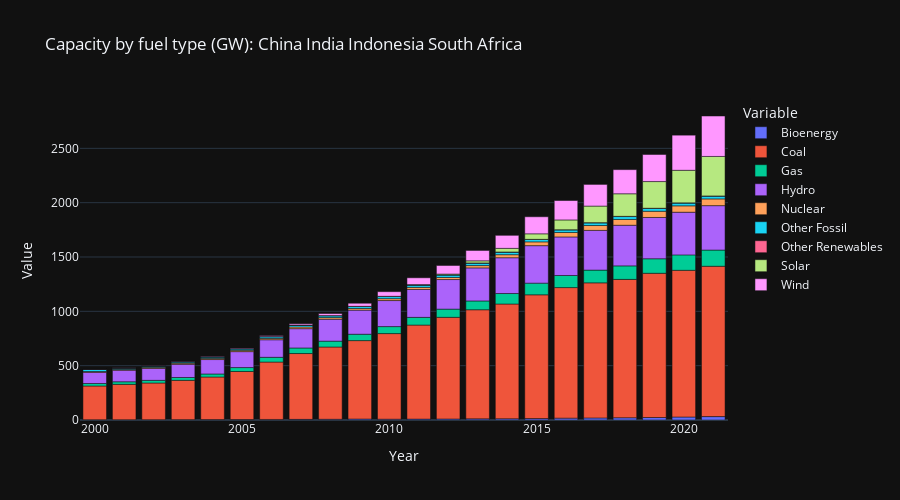
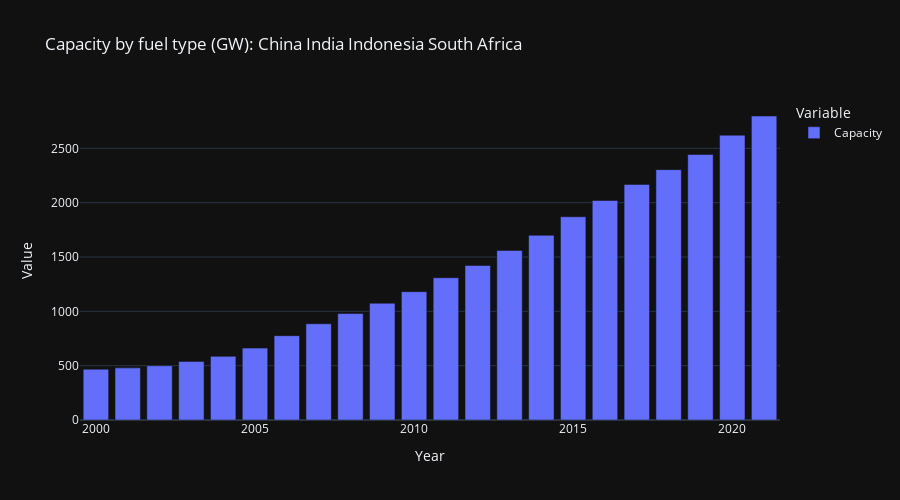
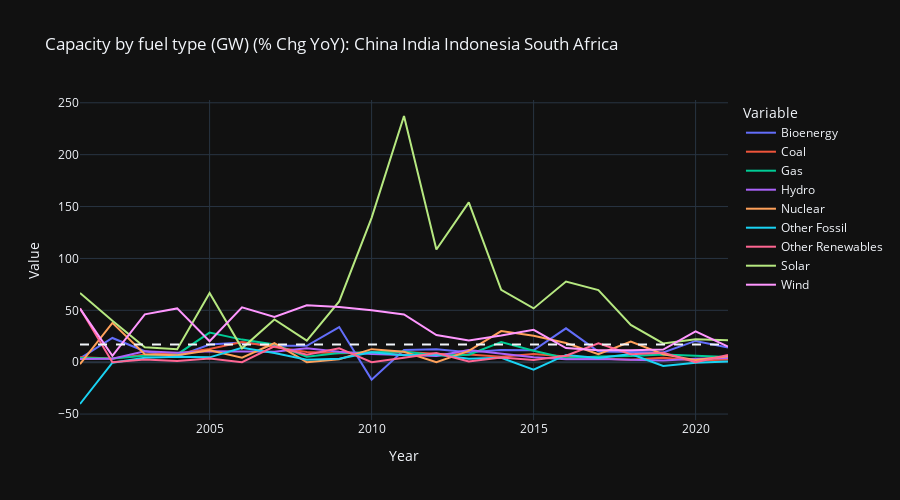
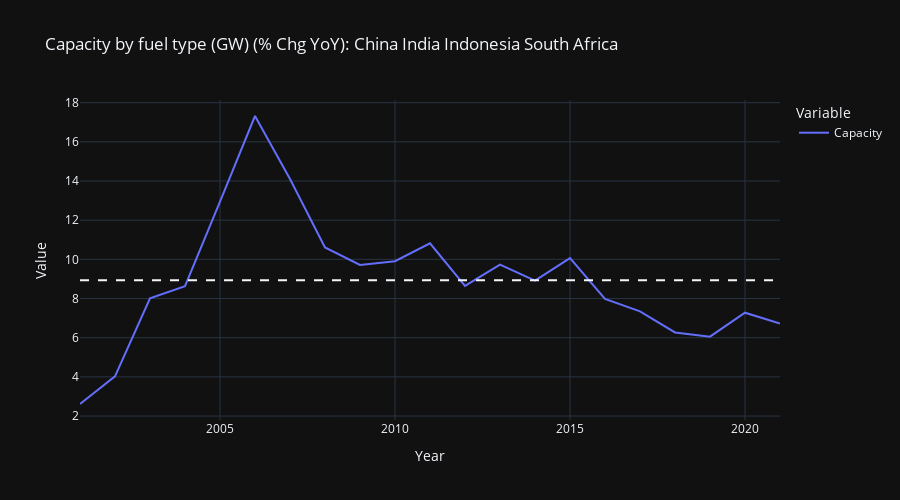

Notebook source saved alongside these figures, in order:
### Code cell
import pandas as pd
import numpy as np # need it to create a logarithmic scale for the geographic map
import plotly_express as px

geo_list = ['China', 'India', 'Indonesia', 'South Africa'] # select cuntries or regions (e.g. 'Europe' and/or 'World') for which to see the data for
data_fields = [
    ['Capacity', 'Fuel', 'GW', 'Capacity by fuel type (GW)'],
    ['Electricity generation', 'Fuel', 'TWh', 'Power generation by fuel type (TWh)'],
    ['Electricity demand', 'Demand', 'TWh', 'Power demand (TWh)'],
    ['Electricity demand', 'Demand per capita', 'MWh', 'Power demand per capita (MWh)'],
    ['Electricity imports', 'Electricity imports', 'TWh', 'Net power imports (TWh)']
    ] # creates list of lists. Each list represents a specific data fueld and its description

def bar_chart_data_func(df, data_fields): # formats and aggregates yearly (i.e. time series) data for selected countries/regions. Returns result as a DataFrame
    df = df[(df['Category']==data_fields[0]) & (df['Subcategory']==data_fields[1]) & (df['Unit']==data_fields[2]) & (df['Area'].isin(geo_list))] # filter rows where values under 'Category' column equal first value in 'data_fields' list (e.g. 'Capacity'), where values under 'Subcategory' column equal second value in 'data_fields' list  (e.g. 'Fuel'), where values under 'Unit' column equal third value in 'data_fields' list  and where 'Area' matches a list of countries provided in 'geo_list' variable
    df = df.groupby(['Variable', 'Year'], group_keys=True, as_index=False)[['Value']].sum() # group fuel types 'Variables' and show it as total sum for selected countries in the 'geo_list'
    return df

def agg_bar_chart_data_func(df, data_fields): # aggregates yearly (i.e. time series) data by fuel type (e.g. Capacity for Wind+Solar+Nuclear) into single value (e.g. total capacity) and returns result as a DataFrame
    df = df.groupby('Year', as_index=False).sum() # aggregates data by fuel type into single value. In the process, removes 'Variable' column
    df['Variable'] = data_fields[0] # adds back 'Variable' column
    return df

def pct_chg_data_func(df): # calculates yearly (i.e. time series) % YoY change time series values based on data calculated using 'bar_chart_data_func()' function and returns result as a DataFrame
    df = df.pivot(index='Year', columns='Variable', values='Value') # moves 'Variable' names to individual columns
    df = df.pct_change()*100 # calculates yearly percentage change
    df = df[1:].reset_index() # removes first row with NaN values and moves 'Year' variable from being index to an individual 'Year' column
    df = df.melt(id_vars=['Year'], value_vars=list(df.columns)[1:], var_name='Variable', value_name='Value') # moves 'Variable' names back to a single column
    return df

def geo_map_data_func(df, data_fields): # formats and aggregates data for all countries for the most current year (i.e. snapshot). Returns result as a DataFrame, to be used later to plot on a geographic map.
    # save ISO3 country codes per country in a DataFrame. ISO3 codes will be used later to create geographical map chart
    df.dropna(subset=['Country code'], inplace=True) # delete all blan (i.e. NaN) entries from 'Country code' column.
    country_names  = list(df['Area'].unique()) # assign unique country names to country_names list
    country_codes = list(df['Country code'].unique()) # assign unique ISO3 country codes to country_codes list
    df_ISO_codes = pd.DataFrame({'Area': country_names, 'Country code': country_codes}) # create 'df_ISO_codes' DataFrame to host country names and their ISO3 codes
    # formats and aggregates data
    df = df[(df['Category']==data_fields[0]) & (df['Subcategory']==data_fields[1]) & (df['Unit']==data_fields[2])] # filter rows where values under 'Category' column equal first value in 'data_fields' list (e.g. 'Capacity'), where values under 'Subcategory' column equal second value in 'data_fields' list  (e.g. 'Fuel'), where values under 'Unit' column equal third value in 'data_fields' list. Downloads data for all countries (but not regions) under the 'Area' column and not just the countries provided in 'geo_list' variable
    df = df.groupby(['Area', 'Year'], group_keys=True, as_index=False)[['Value']].sum() # group total yearly values per country in 'Area' column and show it as total sum for selected countries in the 'geo_list'
    df = pd.merge(df, df_ISO_codes, on ='Area', how ='left').dropna() # add 'ISO3 Code' column to 'df' DataFrame. This will be used later to create a geographic map chart. Also, uses 'dropna()' function to remove NaN values to prevent geographic chart from showing wrong colours due to NaN values.
    df = df.sort_values('Year').groupby('Area').tail(1) # filter to show the latest (by 'Year' column) value per country
    df = df.sort_values('Value') # sort by values
    return df

def geo_bar_chart_data_func(df, geo_list): # formats and aggregates data for selected countries for the most recent year (i.e. snapshot). Returns result as a DataFrame, to be used later to plot on a bar chart.
    df = df[df['Area'].isin(geo_list)]
    return df

def bar_chart_func(df, data_fields, geo_list): # creates yearly (i.e. time series) aggregated bar chart for actual data for countries/regions selected in 'geo_list' variable.
    fig = px.bar(df, 
        x=df['Year'],
        y=df['Value'],
        color=df['Variable'],
        height=500, 
        width=900,
        title=data_fields[3] + ': ' + ' '.join(geo_list),
        # barmode = 'group',
        template='plotly_dark'
        )  # charts the data
    fig.show() # chart aggregated data for selected countries/regions

def pct_chg_line_chart_func(df, data_fields, geo_list): # creates yearly (i.e. time series) bar chart for % YoY change data for countries/regions selected in 'geo_list' variable
    fig = px.line(df, 
        x=df['Year'],
        y=df['Value'],
        color=df['Variable'],
        height=500, 
        width=900,
        title=data_fields[3] + ' (% Chg YoY): ' + ' '.join(geo_list),
        # barmode = 'group',
        template='plotly_dark'
        )  # charts the data
    fig.add_hline(y=df['Value'].describe()[1], line_dash="dash") # adds a vertical average dash line to the chart
    fig.show() # chart aggregated data for selected countries

def geo_map_func(df, data_fields): # creates a geographic map chart for actual data for all countries for the most recent year (i.e. snapshot)
    fig = px.choropleth(df, # TODO replace 'fig = px.choropleth(...)' with 'map_fig = px.choropleth_mapbox(...)' and apply either "mapbox_style='carto-positron'" or "mapbox_style='stamen-toner'" property in order to display country names on a map. Use instructions from here: https://medium.com/tech-carnot/plotly-mapbox-interactive-choropleth-visualization-tutorial-957dcdbca90b
                            locations='Country code',
                            #projection='orthographic',
                            color=np.log10(df['Value']), # BUG for net imports, sometimes shows in tooltip values for 'Value' field but 'null' for 'color' field.
                            height=500, 
                            width=900,
                            title=data_fields[3] + ': All countries',
                            color_continuous_scale=['green', 'white', 'red'],
                            #color_continuous_scale=px.colors.sequential.Viridis,
                            #color_continuous_scale='Bluered_r',
                            hover_name='Area',
                            hover_data=['Area', 'Value']
    )
    fig.show() # plots data for selected countries on a map

def geo_bar_chart_func(df, data_fields, geo_list): # creates bar chart for actual data for countries/regions selected in 'geo_list' variable for the most recent year (i.e. snapshot)
    fig = px.bar(df, 
        x=df['Area'],
        y=df['Value'],
        #color=df['Variable'],
        height=500, 
        width=900,
        title=data_fields[3] + ': ' + ' '.join(geo_list),
        # barmode = 'group',
        template='plotly_dark'
        )  # charts the data
    fig.show() # chart aggregated data for selected countries/regions



df = pd.read_csv('yearly_full_release_long_format-1.csv') # copy content of csv file downloaded from 'https://ember-climate.org/app/uploads/2022/07/yearly_full_release_long_format-1.csv' to 'df' DataFrame
df.drop(['Ember region','EU', 'OECD', 'G20', 'G7', 'YoY absolute change', 'YoY % change'], axis=1, inplace=True) # remove unwanted columns

# run functions

for x in range(len(data_fields)): # loops through list of lists in 'data_fields' column to format and chart the data for each of those lists
    bar_chart_data = bar_chart_data_func(df, data_fields[x]) # function to format and aggregate yearly (i.e. time series) data for selected countries/regions. Then, this function returns result as a DataFrame
    bar_chart = bar_chart_func(bar_chart_data, data_fields[x], geo_list) # function to create a bar chart for yearly (i.e. time series) actual data for countries/regions selected in 'geo_list' variable
    if data_fields[x][1] == 'Fuel': # this condition helps avoid creating duplicate charts for data fields where there is no breakdown by fuel type (e.g. 'Electricity demand' and 'Electricity imports')
        agg_bar_chart_data = agg_bar_chart_data_func(bar_chart_data, data_fields[x]) # function to aggregate yearly (i.e. time series) data by fuel type (e.g. Capacity for Wind+Solar+Nuclear) into single value (e.g. total capacity) and returns result as a DataFrame
        agg_bar_chart = bar_chart_func(agg_bar_chart_data, data_fields[x], geo_list) # function to create a bar chart for aggregated yearly (i.e. time series) actual data for countries/regions selected in 'geo_list' variable
    pct_chg_data = pct_chg_data_func(bar_chart_data) # function to calculate yearly (i.e. time series) % YoY change values based on data calculated previously using 'bar_chart_data_func()' function. Then, this function returns result as a DataFrame
    pct_chg_chart = pct_chg_line_chart_func(pct_chg_data, data_fields[x], geo_list) # function to create a bar chart for yearly (i.e. time series) % YoY change data for countries/regions selected in 'geo_list' variable
    if data_fields[x][1] == 'Fuel': # this condition helps avoid creating duplicate charts for data fields where there is no breakdown by fuel type (e.g. 'Electricity demand' and 'Electricity imports')
        agg_pct_chg_data = pct_chg_data_func(agg_bar_chart_data) # function to calculate yearly (i.e. time series) % YoY change values based on data calculated previously using 'bar_chart_data_func()' function. Then, this function returns result as a DataFrame
        agg_pct_chg_chart = pct_chg_line_chart_func(agg_pct_chg_data, data_fields[x], geo_list) # function to create a bar chart for yearly (i.e. time series) % YoY change data for countries/regions selected in 'geo_list' variable
    geo_map_data = geo_map_data_func(df, data_fields[x]) # function to format and aggregate data for all countries for the most current year (i.e. snapshot). Returns result as a DataFrame, to be used later to plot on a geographic map.
    geo_map = geo_map_func(geo_map_data, data_fields[x]) # function to create a geographic map chart for actual data for all countries for the most recent year (i.e. snapshot)
    geo_bar_chart_data = geo_bar_chart_data_func(geo_map_data, geo_list) # function to format and aggregate data for selected countries for the most recent year (i.e. snapshot). Returns result as a DataFrame, to be used later to plot on a bar chart.
    geo_bar_chart = geo_bar_chart_func(geo_bar_chart_data, data_fields[x], geo_list) # function to create a bar chart for actual data for countries/regions selected in 'geo_list' variable for the most recent year (i.e. snapshot)

### Figure 1 — Plotly figure (JSON) as saved in the notebook; plotly's stock layout.template omitted (floating-point values rounded to 4 significant figures)
{"data": [{"alignmentgroup": "True", "hovertemplate": "Variable=Bioenergy<br>Year=%{x}<br>Value=%{y}<extra></extra>", "legendgroup": "Bioenergy", "marker": {"color": "#636efa", "pattern": {"shape": ""}}, "name": "Bioenergy", "offsetgroup": "Bioenergy", "orientation": "v", "showlegend": true, "textposition": "auto", "type": "bar", "x": [2000, 2001, 2002, 2003, 2004, 2005, 2006, 2007, 2008, 2009, 2010, 2011, 2012, 2013, 2014, 2015, 2016, 2017, 2018, 2019, 2020, 2021], "xaxis": "x", "y": [2.44, 2.53, 3.12, 3.45, 3.64, 4.26, 5.07, 5.87, 6.8, 9.1, 7.57, 8.46, 9.51, 10.41, 11.63, 12.96, 17.19, 18.96, 20.77, 22.73, 27.39, 31.26], "yaxis": "y"}, {"alignmentgroup": "True", "hovertemplate": "Variable=Coal<br>Year=%{x}<br>Value=%{y}<extra></extra>", "legendgroup": "Coal", "marker": {"color": "#EF553B", "pattern": {"shape": ""}}, "name": "Coal", "offsetgroup": "Coal", "orientation": "v", "showlegend": true, "textposition": "auto", "type": "bar", "x": [2000, 2001, 2002, 2003, 2004, 2005, 2006, 2007, 2008, 2009, 2010, 2011, 2012, 2013, 2014, 2015, 2016, 2017, 2018, 2019, 2020, 2021], "xaxis": "x", "y": [310.6, 325.7, 337.4, 361.8, 392.1, 442.3, 528.2, 605.8, 665.1, 721.6, 787.8, 865.2, 935.4, 1004.0, 1056.0, 1139.0, 1201.0, 1243.0, 1273.0, 1328.0, 1350.0, 1384.0], "yaxis": "y"}, {"alignmentgroup": "True", "hovertemplate": "Variable=Gas<br>Year=%{x}<br>Value=%{y}<extra></extra>", "legendgroup": "Gas", "marker": {"color": "#00cc96", "pattern": {"shape": ""}}, "name": "Gas", "offsetgroup": "Gas", "orientation": "v", "showlegend": true, "textposition": "auto", "type": "bar", "x": [2000, 2001, 2002, 2003, 2004, 2005, 2006, 2007, 2008, 2009, 2010, 2011, 2012, 2013, 2014, 2015, 2016, 2017, 2018, 2019, 2020, 2021], "xaxis": "x", "y": [22.73, 23.66, 24.51, 26.01, 27.96, 35.93, 43.75, 51.23, 53.94, 58.73, 64.38, 70.96, 75.48, 80.97, 96.65, 107.3, 111.3, 117.4, 124.3, 133.5, 141.9, 149.0], "yaxis": "y"}, {"alignmentgroup": "True", "hovertemplate": "Variable=Hydro<br>Year=%{x}<br>Value=%{y}<extra></extra>", "legendgroup": "Hydro", "marker": {"color": "#ab63fa", "pattern": {"shape": ""}}, "name": "Hydro", "offsetgroup": "Hydro", "orientation": "v", "showlegend": true, "textposition": "auto", "type": "bar", "x": [2000, 2001, 2002, 2003, 2004, 2005, 2006, 2007, 2008, 2009, 2010, 2011, 2012, 2013, 2014, 2015, 2016, 2017, 2018, 2019, 2020, 2021], "xaxis": "x", "y": [103.3, 106.5, 110, 121.6, 132.8, 146.9, 161.6, 177.7, 201.5, 221.8, 239.5, 256.9, 272.3, 304.2, 329.3, 344.9, 354.6, 365.6, 374.1, 380.0, 392.8, 408.7], "yaxis": "y"}, {"alignmentgroup": "True", "hovertemplate": "Variable=Nuclear<br>Year=%{x}<br>Value=%{y}<extra></extra>", "legendgroup": "Nuclear", "marker": {"color": "#FFA15A", "pattern": {"shape": ""}}, "name": "Nuclear", "offsetgroup": "Nuclear", "orientation": "v", "showlegend": true, "textposition": "auto", "type": "bar", "x": [2000, 2001, 2002, 2003, 2004, 2005, 2006, 2007, 2008, 2009, 2010, 2011, 2012, 2013, 2014, 2015, 2016, 2017, 2018, 2019, 2020, 2021], "xaxis": "x", "y": [7.08, 6.94, 9.57, 10.3, 11, 12.26, 12.8, 15.14, 15.14, 15.58, 17.54, 19.29, 19.29, 21.38, 27.8, 34.89, 41.36, 44.54, 53.38, 57.46, 58.61, 61.98], "yaxis": "y"}, {"alignmentgroup": "True", "hovertemplate": "Variable=Other Fossil<br>Year=%{x}<br>Value=%{y}<extra></extra>", "legendgroup": "Other Fossil", "marker": {"color": "#19d3f3", "pattern": {"shape": ""}}, "name": "Other Fossil", "offsetgroup": "Other Fossil", "orientation": "v", "showlegend": true, "textposition": "auto", "type": "bar", "x": [2000, 2001, 2002, 2003, 2004, 2005, 2006, 2007, 2008, 2009, 2010, 2011, 2012, 2013, 2014, 2015, 2016, 2017, 2018, 2019, 2020, 2021], "xaxis": "x", "y": [19.68, 11.75, 11.69, 12.2, 12.84, 13.44, 15.31, 16.66, 17.07, 17.62, 19.29, 20.57, 22.09, 22.83, 23.79, 22.08, 23.63, 24.61, 26.52, 25.54, 25.38, 25.54], "yaxis": "y"}, {"alignmentgroup": "True", "hovertemplate": "Variable=Other Renewables<br>Year=%{x}<br>Value=%{y}<extra></extra>", "legendgroup": "Other Renewables", "marker": {"color": "#FF6692", "pattern": {"shape": ""}}, "name": "Other Renewables", "offsetgroup": "Other Renewables", "orientation": "v", "showlegend": true, "textposition": "auto", "type": "bar", "x": [2000, 2001, 2002, 2003, 2004, 2005, 2006, 2007, 2008, 2009, 2010, 2011, 2012, 2013, 2014, 2015, 2016, 2017, 2018, 2019, 2020, 2021], "xaxis": "x", "y": [0.52, 0.79, 0.79, 0.81, 0.82, 0.85, 0.85, 0.98, 1.05, 1.19, 1.19, 1.24, 1.35, 1.36, 1.42, 1.45, 1.54, 1.82, 1.96, 2.14, 2.14, 2.29], "yaxis": "y"}, {"alignmentgroup": "True", "hovertemplate": "Variable=Solar<br>Year=%{x}<br>Value=%{y}<extra></extra>", "legendgroup": "Solar", "marker": {"color": "#B6E880", "pattern": {"shape": ""}}, "name": "Solar", "offsetgroup": "Solar", "orientation": "v", "showlegend": true, "textposition": "auto", "type": "bar", "x": [2000, 2001, 2002, 2003, 2004, 2005, 2006, 2007, 2008, 2009, 2010, 2011, 2012, 2013, 2014, 2015, 2016, 2017, 2018, 2019, 2020, 2021], "xaxis": "x", "y": [0.03, 0.05, 0.07, 0.08, 0.09, 0.15, 0.17, 0.24, 0.29, 0.46, 1.1, 3.71, 7.74, 19.66, 33.37, 50.67, 90.06, 152.6, 207.6, 245.2, 299.5, 363.1], "yaxis": "y"}, {"alignmentgroup": "True", "hovertemplate": "Variable=Wind<br>Year=%{x}<br>Value=%{y}<extra></extra>", "legendgroup": "Wind", "marker": {"color": "#FF97FF", "pattern": {"shape": ""}}, "name": "Wind", "offsetgroup": "Wind", "orientation": "v", "showlegend": true, "textposition": "auto", "type": "bar", "x": [2000, 2001, 2002, 2003, 2004, 2005, 2006, 2007, 2008, 2009, 2010, 2011, 2012, 2013, 2014, 2015, 2016, 2017, 2018, 2019, 2020, 2021], "xaxis": "x", "y": [1.28, 1.94, 2.06, 3.01, 4.57, 5.49, 8.39, 12.04, 18.64, 28.54, 42.82, 62.54, 78.91, 95.41, 119.9, 157.2, 178.7, 199.3, 222.2, 249.3, 323.3, 372.2], "yaxis": "y"}], "layout": {"barmode": "relative", "height": 500, "legend": {"title": {"text": "Variable"}, "tracegroupgap": 0}, "title": {"text": "Capacity by fuel type (GW): China India Indonesia South Africa"}, "width": 900, "xaxis": {"anchor": "y", "domain": [0, 1], "title": {"text": "Year"}}, "yaxis": {"anchor": "x", "domain": [0, 1], "title": {"text": "Value"}}}}

### Figure 2 — Plotly figure (JSON) as saved in the notebook; plotly's stock layout.template omitted (floating-point values rounded to 4 significant figures)
{"data": [{"alignmentgroup": "True", "hovertemplate": "Variable=Capacity<br>Year=%{x}<br>Value=%{y}<extra></extra>", "legendgroup": "Capacity", "marker": {"color": "#636efa", "pattern": {"shape": ""}}, "name": "Capacity", "offsetgroup": "Capacity", "orientation": "v", "showlegend": true, "textposition": "auto", "type": "bar", "x": [2000, 2001, 2002, 2003, 2004, 2005, 2006, 2007, 2008, 2009, 2010, 2011, 2012, 2013, 2014, 2015, 2016, 2017, 2018, 2019, 2020, 2021], "xaxis": "x", "y": [467.6, 479.9, 499.2, 539.2, 585.7, 661.6, 776.1, 885.6, 979.5, 1075.0, 1181.0, 1309.0, 1422.0, 1560.0, 1700.0, 1871.0, 2020.0, 2168.0, 2304.0, 2444.0, 2621.0, 2798.0], "yaxis": "y"}], "layout": {"barmode": "relative", "height": 500, "legend": {"title": {"text": "Variable"}, "tracegroupgap": 0}, "title": {"text": "Capacity by fuel type (GW): China India Indonesia South Africa"}, "width": 900, "xaxis": {"anchor": "y", "domain": [0, 1], "title": {"text": "Year"}}, "yaxis": {"anchor": "x", "domain": [0, 1], "title": {"text": "Value"}}}}

### Figure 3 — Plotly figure (JSON) as saved in the notebook; plotly's stock layout.template omitted (floating-point values rounded to 4 significant figures)
{"data": [{"hovertemplate": "Variable=Bioenergy<br>Year=%{x}<br>Value=%{y}<extra></extra>", "legendgroup": "Bioenergy", "line": {"color": "#636efa", "dash": "solid"}, "marker": {"symbol": "circle"}, "mode": "lines", "name": "Bioenergy", "orientation": "v", "showlegend": true, "type": "scatter", "x": [2001, 2002, 2003, 2004, 2005, 2006, 2007, 2008, 2009, 2010, 2011, 2012, 2013, 2014, 2015, 2016, 2017, 2018, 2019, 2020, 2021], "xaxis": "x", "y": [3.689, 23.32, 10.58, 5.507, 17.03, 19.01, 15.78, 15.84, 33.82, -16.81, 11.76, 12.41, 9.464, 11.72, 11.44, 32.64, 10.3, 9.546, 9.437, 20.5, 14.13], "yaxis": "y"}, {"hovertemplate": "Variable=Coal<br>Year=%{x}<br>Value=%{y}<extra></extra>", "legendgroup": "Coal", "line": {"color": "#EF553B", "dash": "solid"}, "marker": {"symbol": "circle"}, "mode": "lines", "name": "Coal", "orientation": "v", "showlegend": true, "type": "scatter", "x": [2001, 2002, 2003, 2004, 2005, 2006, 2007, 2008, 2009, 2010, 2011, 2012, 2013, 2014, 2015, 2016, 2017, 2018, 2019, 2020, 2021], "xaxis": "x", "y": [4.849, 3.602, 7.223, 8.373, 12.82, 19.43, 14.67, 9.799, 8.499, 9.16, 9.831, 8.117, 7.351, 5.134, 7.903, 5.465, 3.489, 2.407, 4.272, 1.705, 2.479], "yaxis": "y"}, {"hovertemplate": "Variable=Gas<br>Year=%{x}<br>Value=%{y}<extra></extra>", "legendgroup": "Gas", "line": {"color": "#00cc96", "dash": "solid"}, "marker": {"symbol": "circle"}, "mode": "lines", "name": "Gas", "orientation": "v", "showlegend": true, "type": "scatter", "x": [2001, 2002, 2003, 2004, 2005, 2006, 2007, 2008, 2009, 2010, 2011, 2012, 2013, 2014, 2015, 2016, 2017, 2018, 2019, 2020, 2021], "xaxis": "x", "y": [4.092, 3.593, 6.12, 7.497, 28.51, 21.76, 17.1, 5.29, 8.88, 9.62, 10.22, 6.37, 7.273, 19.37, 11.04, 3.736, 5.416, 5.93, 7.384, 6.27, 5.019], "yaxis": "y"}, {"hovertemplate": "Variable=Hydro<br>Year=%{x}<br>Value=%{y}<extra></extra>", "legendgroup": "Hydro", "line": {"color": "#ab63fa", "dash": "solid"}, "marker": {"symbol": "circle"}, "mode": "lines", "name": "Hydro", "orientation": "v", "showlegend": true, "type": "scatter", "x": [2001, 2002, 2003, 2004, 2005, 2006, 2007, 2008, 2009, 2010, 2011, 2012, 2013, 2014, 2015, 2016, 2017, 2018, 2019, 2020, 2021], "xaxis": "x", "y": [3.166, 3.248, 10.54, 9.187, 10.63, 9.995, 9.991, 13.39, 10.08, 7.967, 7.287, 5.979, 11.73, 8.257, 4.722, 2.827, 3.085, 2.333, 1.566, 3.384, 4.03], "yaxis": "y"}, {"hovertemplate": "Variable=Nuclear<br>Year=%{x}<br>Value=%{y}<extra></extra>", "legendgroup": "Nuclear", "line": {"color": "#FFA15A", "dash": "solid"}, "marker": {"symbol": "circle"}, "mode": "lines", "name": "Nuclear", "orientation": "v", "showlegend": true, "type": "scatter", "x": [2001, 2002, 2003, 2004, 2005, 2006, 2007, 2008, 2009, 2010, 2011, 2012, 2013, 2014, 2015, 2016, 2017, 2018, 2019, 2020, 2021], "xaxis": "x", "y": [-1.977, 37.9, 7.628, 6.796, 11.45, 4.405, 18.28, 0, 2.906, 12.58, 9.977, 0, 10.83, 30.03, 25.5, 18.54, 7.689, 19.85, 7.643, 2.001, 5.75], "yaxis": "y"}, {"hovertemplate": "Variable=Other Fossil<br>Year=%{x}<br>Value=%{y}<extra></extra>", "legendgroup": "Other Fossil", "line": {"color": "#19d3f3", "dash": "solid"}, "marker": {"symbol": "circle"}, "mode": "lines", "name": "Other Fossil", "orientation": "v", "showlegend": true, "type": "scatter", "x": [2001, 2002, 2003, 2004, 2005, 2006, 2007, 2008, 2009, 2010, 2011, 2012, 2013, 2014, 2015, 2016, 2017, 2018, 2019, 2020, 2021], "xaxis": "x", "y": [-40.29, -0.5106, 4.363, 5.246, 4.673, 13.91, 8.818, 2.461, 3.222, 9.478, 6.636, 7.389, 3.35, 4.205, -7.188, 7.02, 4.147, 7.761, -3.695, -0.6265, 0.6304], "yaxis": "y"}, {"hovertemplate": "Variable=Other Renewables<br>Year=%{x}<br>Value=%{y}<extra></extra>", "legendgroup": "Other Renewables", "line": {"color": "#FF6692", "dash": "solid"}, "marker": {"symbol": "circle"}, "mode": "lines", "name": "Other Renewables", "orientation": "v", "showlegend": true, "type": "scatter", "x": [2001, 2002, 2003, 2004, 2005, 2006, 2007, 2008, 2009, 2010, 2011, 2012, 2013, 2014, 2015, 2016, 2017, 2018, 2019, 2020, 2021], "xaxis": "x", "y": [51.92, 0, 2.532, 1.235, 3.659, 0, 15.29, 7.143, 13.33, 0, 4.202, 8.871, 0.7407, 4.412, 2.113, 6.207, 18.18, 7.692, 9.184, 0, 7.009], "yaxis": "y"}, {"hovertemplate": "Variable=Solar<br>Year=%{x}<br>Value=%{y}<extra></extra>", "legendgroup": "Solar", "line": {"color": "#B6E880", "dash": "solid"}, "marker": {"symbol": "circle"}, "mode": "lines", "name": "Solar", "orientation": "v", "showlegend": true, "type": "scatter", "x": [2001, 2002, 2003, 2004, 2005, 2006, 2007, 2008, 2009, 2010, 2011, 2012, 2013, 2014, 2015, 2016, 2017, 2018, 2019, 2020, 2021], "xaxis": "x", "y": [66.67, 40.0, 14.29, 12.5, 66.67, 13.33, 41.18, 20.83, 58.62, 139.1, 237.3, 108.6, 154.0, 69.74, 51.84, 77.74, 69.48, 36.0, 18.14, 22.14, 21.22], "yaxis": "y"}, {"hovertemplate": "Variable=Wind<br>Year=%{x}<br>Value=%{y}<extra></extra>", "legendgroup": "Wind", "line": {"color": "#FF97FF", "dash": "solid"}, "marker": {"symbol": "circle"}, "mode": "lines", "name": "Wind", "orientation": "v", "showlegend": true, "type": "scatter", "x": [2001, 2002, 2003, 2004, 2005, 2006, 2007, 2008, 2009, 2010, 2011, 2012, 2013, 2014, 2015, 2016, 2017, 2018, 2019, 2020, 2021], "xaxis": "x", "y": [51.56, 6.186, 46.12, 51.83, 20.13, 52.82, 43.5, 54.82, 53.11, 50.04, 46.05, 26.18, 20.91, 25.63, 31.17, 13.66, 11.54, 11.47, 12.22, 29.68, 15.1], "yaxis": "y"}], "layout": {"height": 500, "legend": {"title": {"text": "Variable"}, "tracegroupgap": 0}, "shapes": [{"line": {"dash": "dash"}, "type": "line", "x0": 0, "x1": 1, "xref": "x domain", "y0": 17.13, "y1": 17.13, "yref": "y"}], "title": {"text": "Capacity by fuel type (GW) (% Chg YoY): China India Indonesia South Africa"}, "width": 900, "xaxis": {"anchor": "y", "domain": [0, 1], "title": {"text": "Year"}}, "yaxis": {"anchor": "x", "domain": [0, 1], "title": {"text": "Value"}}}}

### Figure 4 — Plotly figure (JSON) as saved in the notebook; plotly's stock layout.template omitted (floating-point values rounded to 4 significant figures)
{"data": [{"hovertemplate": "Variable=Capacity<br>Year=%{x}<br>Value=%{y}<extra></extra>", "legendgroup": "Capacity", "line": {"color": "#636efa", "dash": "solid"}, "marker": {"symbol": "circle"}, "mode": "lines", "name": "Capacity", "orientation": "v", "showlegend": true, "type": "scatter", "x": [2001, 2002, 2003, 2004, 2005, 2006, 2007, 2008, 2009, 2010, 2011, 2012, 2013, 2014, 2015, 2016, 2017, 2018, 2019, 2020, 2021], "xaxis": "x", "y": [2.615, 4.03, 8.015, 8.627, 12.95, 17.32, 14.1, 10.61, 9.712, 9.904, 10.82, 8.648, 9.729, 8.919, 10.06, 7.977, 7.342, 6.27, 6.053, 7.277, 6.727], "yaxis": "y"}], "layout": {"height": 500, "legend": {"title": {"text": "Variable"}, "tracegroupgap": 0}, "shapes": [{"line": {"dash": "dash"}, "type": "line", "x0": 0, "x1": 1, "xref": "x domain", "y0": 8.938, "y1": 8.938, "yref": "y"}], "title": {"text": "Capacity by fuel type (GW) (% Chg YoY): China India Indonesia South Africa"}, "width": 900, "xaxis": {"anchor": "y", "domain": [0, 1], "title": {"text": "Year"}}, "yaxis": {"anchor": "x", "domain": [0, 1], "title": {"text": "Value"}}}}
